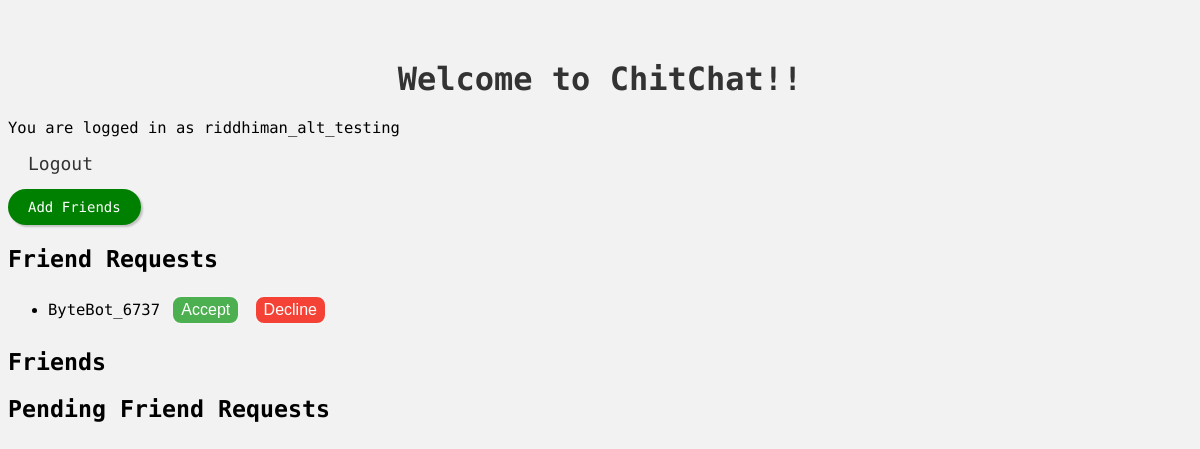
Before: / (signed in) with the older database file.
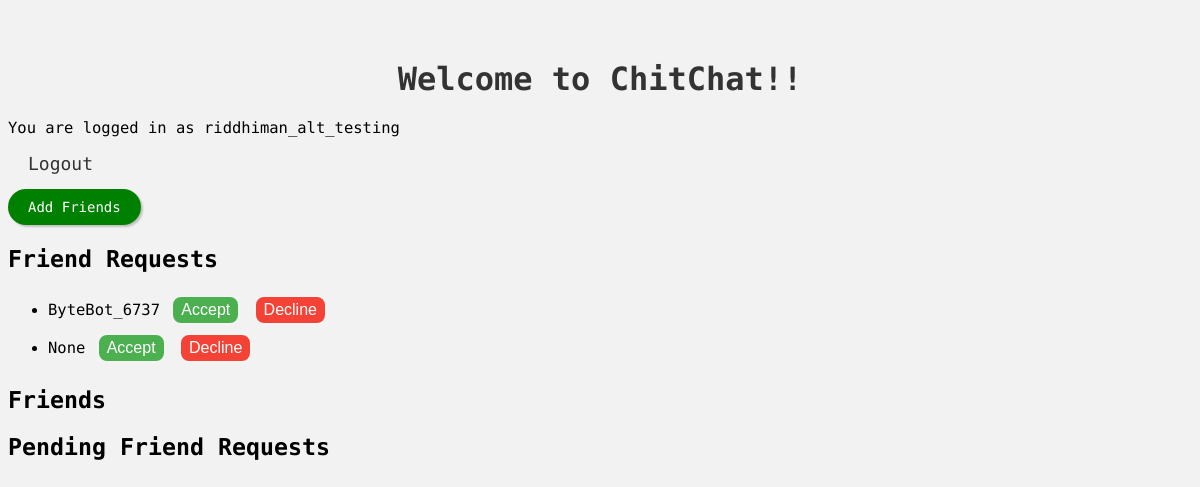
After: the same page with the newer database file.
### app.py (models this page shows, shortened)
class User(db.Model, UserMixin):
    __tablename__ = 'user'
    id = db.Column(db.Integer, primary_key=True)
    email = db.Column(db.String(100), unique=True)
    password = db.Column(db.String(100))
    username = db.Column(db.String(100))
    name = db.Column(db.String(100))
    @property
    def is_active(self):
        return True

class FriendRequest(db.Model):
    __tablename__ = 'friend_requests'
    id = db.Column(db.Integer, primary_key=True)
    sender_id = db.Column(db.Integer, db.ForeignKey('user.id'))
    receiver_id = db.Column(db.Integer, db.ForeignKey('user.id'))
    status = db.Column(db.String(20), default='pending')
    sender = db.relationship('User', foreign_keys=[sender_id])
    receiver = db.relationship('User', foreign_keys=[receiver_id])

### app.py (the view)
@app.route("/")
def home():
    if current_user.is_authenticated:
        friend_requests = FriendRequest.query.filter_by(receiver_id=current_user.id).all()
        pending_friend_requests = FriendRequest.query.filter_by(sender_id=current_user.id, status='pending').all()
        return render_template("home.html", friend_requests=friend_requests, pending_friend_requests=pending_friend_requests)
    else:
        return render_template("home.html")

### app.py (called while the page is built)
@login_manager.user_loader
def load_user(user_id):
    return User.query.get_or_404(user_id)

### templates/home.html (shortened to what this page needs)
<!DOCTYPE html>
<html>
    <head>
        <link rel="stylesheet" type="text/css" href="{{ url_for('static', filename='styles.css') }}">
        <link rel="stylesheet" href="https://cdnjs.cloudflare.com/ajax/libs/font-awesome/5.15.4/css/all.min.css">
    </head>
    <body>
        <h1>Welcome to ChitChat!!
        </h1>
        {% if current_user.is_authenticated %}
        <p>You are logged in as {{current_user.name}}</p>
        <p>
            <a href="{{ url_for('logout') }}">Logout</a>
        </p>
        <button id="add-friends-button" class="add-friends-button">Add Friends</button>
        <h2>Friend Requests</h2>
        <ul id="friend-requests">
            {% for friend_request in friend_requests %}
            <li>{{friend_request.sender.username}}
                <button class="accept-friend-req-btn" data-friend-request-id="{{friend_request.id}}">Accept</button>
                <button class="decline-friend-req-btn" data-friend-request-id="{{friend_request.id}}">Decline</button>
            </li>
            {% endfor %}
        </ul>
        <h2>Friends</h2>
        <h2>Pending Friend Requests</h2>
        {% endif %}
    </body>
</html>

### static/styles.css (style rules this page uses)
body { margin-top: 60px; background-color: #f2f2f2; }
h1 { text-align: center; font-size: 32px; color: #333333; margin-top: 50px; }
a { color: #333333; text-decoration: none; padding: 10px 20px; border-radius: 5px; font-size: 18px; }
:root { font-size: 15.5px; font-family: "Fira Code", sans-serif; }
.add-friends-button { background-color: green; color: white; border: none; border-radius: 50px; padding: 10px 20px; font-size: 14px; font-family: 'Fira Code'; cursor: pointer; text-align: center; box-shadow: 2px 2px 2px rgba(0,0,0,0.2); }
.accept-friend-req-btn { background-color: #4caf50; color: white; border: 2px solid rgb(244, 244, 244); border-radius: 10px; color: white; padding: 4px 8px; text-align: center; text-decoration: none; display: inline-block; font-size: 16px; margin: 4px 2px; transition-duration: 0.4s; cursor: pointer; }
.decline-friend-req-btn { background-color: #f44336; color: white; border: 2px solid rgb(244, 244, 244); border-radius: 10px; color: white; padding: 4px 8px; text-align: center; text-decoration: none; display: inline-block; font-size: 16px; margin: 4px 2px; transition-duration: 0.4s; cursor: pointer; }

Changed rows visible on the page:
now on this page (row edited): FriendRequest: sender.username "None"
